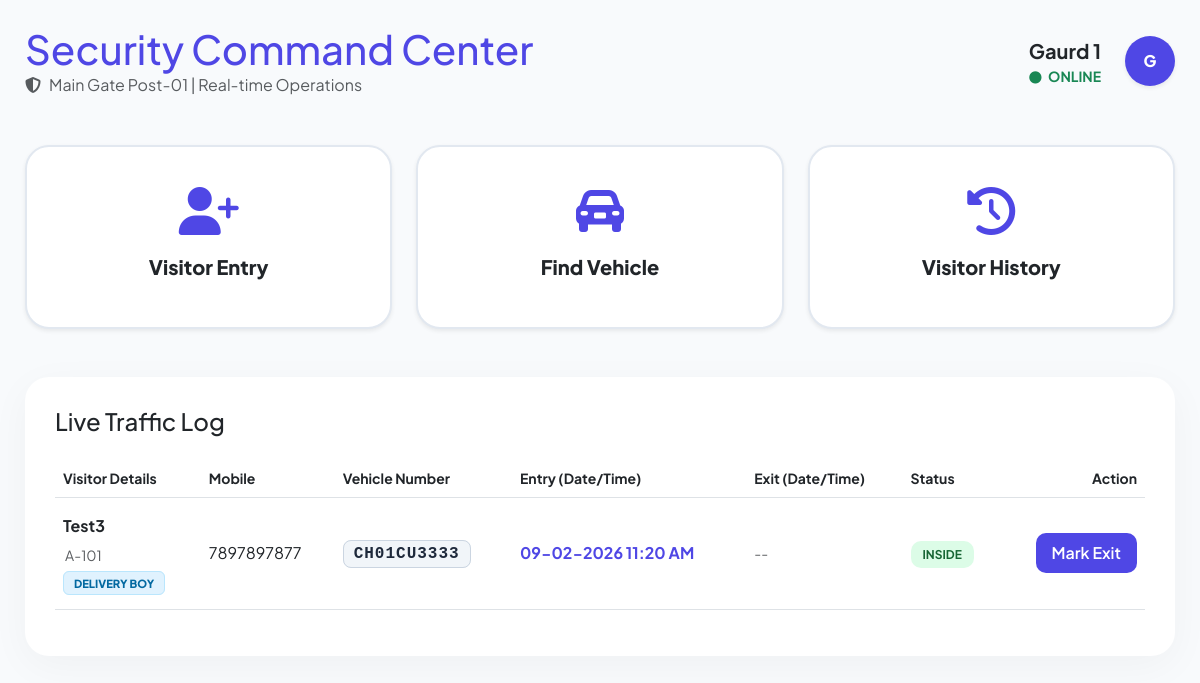
The page /public/security_guard.php (signed in) on the database as committed earlier.
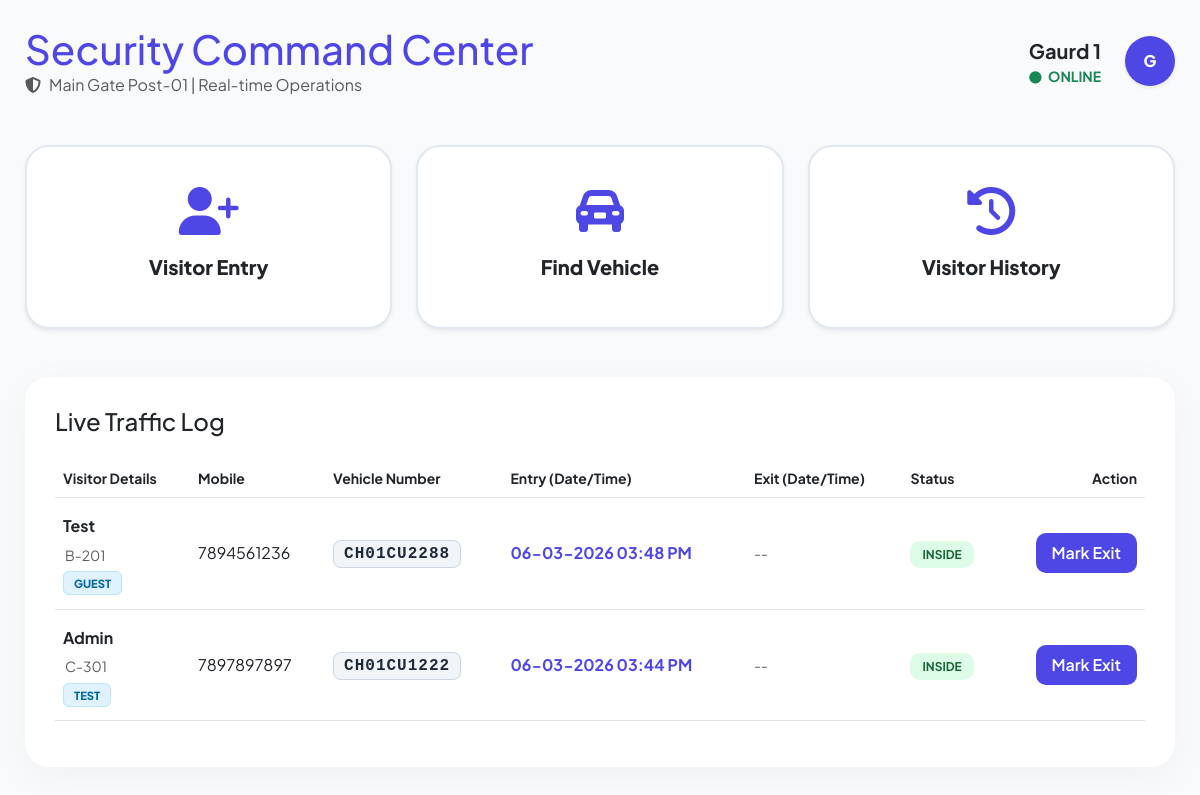
The same page on the database as committed later.
### tables this page shows
CREATE TABLE `visitor_entries` (
  `id` int NOT NULL,
  `visitor_name` varchar(100) NOT NULL,
  `mobile` varchar(15) DEFAULT NULL,
  `vehicle_no` varchar(50) DEFAULT NULL,
  `photo` varchar(255) DEFAULT NULL,
  `flat_id` int NOT NULL,
  `visit_type` enum('Guest','Delivery Boy','Electrician','Plumber','Other') NOT NULL,
  `purpose` varchar(255) DEFAULT NULL,
  `in_time` datetime DEFAULT CURRENT_TIMESTAMP,
  `out_time` datetime DEFAULT NULL
);

CREATE TABLE `flats` (
  `id` int UNSIGNED NOT NULL,
  `flat_number` varchar(255) NOT NULL,
  `floor` int NOT NULL,
  `block_number` varchar(10) NOT NULL,
  `flat_type` varchar(30) NOT NULL,
  `created_at` timestamp NOT NULL DEFAULT CURRENT_TIMESTAMP
);

### public/security_guard.php (the view, shortened to what this page needs)
<?php
require_once __DIR__ . '/../core/config.php';
$guardName = $_SESSION['user_name']
    ?? $_SESSION['name']
    ?? 'Security Guard';
$initials = strtoupper(substr(trim($guardName), 0, 1));
$stmt = $pdo->query("
    SELECT
        v.*,
        f.flat_number,
        f.block_number,
        DATE_FORMAT(v.in_time,'%d-%m-%Y %h:%i %p') AS in_time_fmt,
        DATE_FORMAT(v.out_time,'%d-%m-%Y %h:%i %p') AS out_time_fmt
    FROM visitor_entries v
    LEFT JOIN flats f ON v.flat_id = f.id
    WHERE v.out_time IS NULL
    ORDER BY v.in_time DESC
");
$visitors = $stmt->fetchAll(PDO::FETCH_ASSOC);
?>
<!DOCTYPE html>
<html lang="en">
<head>
    <link rel="stylesheet" href="https://cdnjs.cloudflare.com/ajax/libs/font-awesome/6.5.0/css/all.min.css">
    <link href="https://cdn.jsdelivr.net/npm/bootstrap@5.3.0/dist/css/bootstrap.min.css" rel="stylesheet">
    <link rel="stylesheet" href="https://cdn.datatables.net/1.13.6/css/dataTables.bootstrap5.min.css">
    <link rel="stylesheet" href="../assets/css/styles.css">
</head>
<body>
    <div class="full-width-container">
        <header class="d-flex justify-content-between align-items-center mb-5">
            <div>
                <h1 class="fw-800 m-0" style="color: var(--brand-color);">Security Command Center</h1>
                <p class="text-muted m-0"><i class="fa fa-shield-halved me-2"></i>Main Gate Post-01 | Real-time Operations</p>
            </div>
            <div class="d-flex align-items-center gap-4">
                <div class="text-end d-none d-md-block">
                    <p class="m-0 fw-bold fs-5"><?= htmlspecialchars($guardName) ?></p>
                    <p class="m-0 small text-success fw-bold">
                        <i class="fa fa-circle small me-1"></i> ONLINE
                    </p>
                </div>
                <div class="dropdown">
                    <div class="avatar-circle shadow-sm"
                        data-bs-toggle="dropdown"
                        aria-expanded="false"
                        style="width:50px;height:50px;background:var(--brand-color);color:white;border-radius:50%;display:flex;align-items:center;justify-content:center;font-weight:800;cursor:pointer;">
                        <?= $initials ?>
                    </div>
                </div>
            </div>
        </header>
        <div class="row g-4 mb-5">
            <div class="col-md-4">
                <div class="action-card shadow-sm" data-bs-toggle="modal" data-bs-target="#visitorEntryModal">
                    <i class="fa-solid fa-user-plus"></i>
                    <h5>Visitor Entry</h5>
                </div>
            </div>
            <div class="col-md-4">
                <div class="action-card shadow-sm" data-bs-toggle="modal" data-bs-target="#vehicleFinderModal">
                    <i class="fa-solid fa-car-rear"></i>
                    <h5>Find Vehicle</h5>
                </div>
            </div>
            <div class="col-md-4">
                <div class="action-card shadow-sm" data-bs-toggle="modal" data-bs-target="#visitorHistoryModal">
                    <i class="fa-solid fa-clock-rotate-left"></i>
                    <h5>Visitor History</h5>
                </div>
            </div>
        </div>
        <div class="gate-log-card">
            <h4 class="fw-800 mb-4">Live Traffic Log</h4>
            <div class="table-responsive">
                <table class="table table-hover align-middle" id="visitor-table">
                    <thead class="text-muted small uppercase">
                        <tr>
                            <th>Visitor Details</th>
                            <th>Mobile</th>
                            <th>Vehicle Number</th>
                            <th>Entry (Date/Time)</th>
                            <th>Exit (Date/Time)</th>
                            <th>Status</th>
                            <th class="text-end">Action</th>
                        </tr>
                    </thead>
                    <tbody id="visitorLog">
                        <?php if (!empty($visitors)): ?>
                            <?php foreach ($visitors as $v): ?>
                                <tr>
                                    <td style="padding:12px 8px; line-height:1.8;">
                                        <span class="fw-bold d-block" style="margin:2px 0;">
                                            <?= htmlspecialchars($v['visitor_name']) ?>
                                        </span>
                                        <small class="text-muted d-block" style="margin-left: 2px;">
                                            <?php if (!empty($v['flat_number'])): ?>
                                                <?= htmlspecialchars($v['block_number']) ?>-<?= htmlspecialchars($v['flat_number']) ?>
                                            <?php else: ?>
                                                N/A
                                            <?php endif; ?>
                                        </small>
                                        <?php if (!empty($v['visit_type'])): ?>
                                            <?php if ($v['visit_type'] === 'Other' && !empty($v['purpose'])): ?>
                                                <span class="cat-badge cat-guest">
                                                    <?= htmlspecialchars($v['purpose']) ?>
                                                </span>
                                            <?php else: ?>
                                                <span class="cat-badge cat-guest">
                                                    <?= htmlspecialchars($v['visit_type']) ?>
                                                </span>
                                            <?php endif; ?>
                                        <?php endif; ?>
                                    </td>
                                    <td><?= htmlspecialchars($v['mobile']) ?></td>
                                    <td>
                                        <?php if (!empty($v['vehicle_no'])): ?>
                                            <span class="vehicle-plate-sm">
                                                <?= htmlspecialchars($v['vehicle_no']) ?>
                                            </span>
                                        <?php else: ?>
                                            <span class="text-muted small">N/A</span>
                                        <?php endif; ?>
                                    </td>
                                    <td>
                                        <span class="time-text"><?= $v['in_time_fmt'] ?></span>
                                    </td>
                                    <td>
                                        <?php if ($v['out_time']): ?>
                                            <span class="time-text text-success"><?= $v['out_time_fmt'] ?></span>
                                        <?php else: ?>
                                            <span class="text-muted small">--</span>
                                        <?php endif; ?>
                                    </td>
                                    <td>
                                        <?php if ($v['out_time']): ?>
                                            <span class="badge-gate status-exited">Exited</span>
                                        <?php else: ?>
                                            <span class="badge-gate status-inside">Inside</span>
                                        <?php endif; ?>
                                    </td>
                                    <td class="text-end">
                                        <?php if (!$v['out_time']): ?>
                                            <button
                                                class="checkout-btn"
                                                style="background-color: var(--brand-color);color: white;border-radius: 10px;font-weight: 600; padding: 0.5rem 1rem;border: none;transition: 0.2s;"
                                                data-id="<?= $v['id'] ?>"
                                                data-name="<?= htmlspecialchars($v['visitor_name']) ?>"
                                                data-bs-toggle="modal"
                                                data-bs-target="#checkoutVisitorModal">
                                                Mark Exit
                                            </button>
                                        <?php else: ?>
                                            <span class="badge bg-success">Exited</span>
                                        <?php endif; ?>
                                    </td>
                                </tr>
                            <?php endforeach; ?>
                        <?php endif; ?>
                    </tbody>
                </table>
            </div>
        </div>
    </div>
    <link rel="stylesheet" href="https://cdn.datatables.net/1.13.2/css/dataTables.bootstrap5.min.css">
    <?php include '../resources/layout/footer.php'; ?>

### resources/layout/footer.php (shortened to what this page needs)
</body>
</html>

### assets/css/styles.css (style rules this page uses)
:root { --brand-color: #4F47E5; --brand-hover: #3428b3; --bg-main: #f8fafc; --sidebar-width: 265px; --transition: all 0.3s cubic-bezier(0.4, 0, 0.2, 1); }
body { font-family: 'Plus Jakarta Sans', sans-serif; background-color: var(--bg-main); margin: 0; overflow-x: hidden; }
.avatar-circle { width: 40px; height: 40px; background: var(--brand-color); color: #fff; border-radius: 12px; display: flex; align-items: center; justify-content: center; font-weight: 800; }
.cat-badge, .role-badge, .type-badge, .status-badge, .status-pill { padding: 4px 12px; border-radius: 20px; font-size: 0.75rem; font-weight: 700; text-transform: uppercase; }
.cat-guest, .type-tenant, .role-admin, .tag-info { background: #e0f2fe; color: #0369a1; border: 1px solid #bae6fd; }
.cat-badge { padding: 4px 10px; border-radius: 6px; font-size: 0.7rem; font-weight: 800; text-transform: uppercase; }
.cat-guest { background: #e0f2fe; color: #0369a1; }

### public/security_guard.php (style rules this page uses)
:root { --brand-color: #4F47E5; }
body { font-family: 'Plus Jakarta Sans', sans-serif; background-color: #f8fafc; margin: 0; }
.full-width-container { width: 100%; padding: 25px; }
.action-card { background: #ffffff; border: 2px solid #e2e8f0; border-radius: 24px; padding: 40px 20px; text-align: center; transition: 0.3s; cursor: pointer; height: 100%; }
.action-card i { font-size: 3rem; color: var(--brand-color); margin-bottom: 20px; display: block; }
.action-card h5 { font-weight: 800; font-size: 1.25rem; }
.gate-log-card { border-radius: 24px; background: white; border: none; box-shadow: 0 10px 40px rgba(0, 0, 0, 0.04); padding: 30px; }
.badge-gate { padding: 6px 12px; border-radius: 10px; font-weight: 700; font-size: 0.75rem; text-transform: uppercase; }
.status-inside { background: #dcfce7; color: #166534; }
.vehicle-plate-sm { font-family: monospace; background: #f1f5f9; padding: 4px 10px; border-radius: 8px; border: 1px solid #cbd5e1; font-weight: 800; color: #1e293b; letter-spacing: 1px; }
.time-text { font-weight: 700; color: var(--brand-color); display: block; }

Rows that differ between the two databases and show on the page:
removed visitor_entries: visitor_name "Test3", flat.block_number "A", flat.flat_number "101", visit_type "DELIVERY BOY", mobile "7897897877", vehicle_no "CH01CU3333", in_time_fmt "09-02-2026 11:20 AM", shows "INSIDE"
added visitor_entries: visitor_name "Test", flat.block_number "B", flat.flat_number "201", visit_type "GUEST", mobile "7894561236", vehicle_no "CH01CU2288", in_time_fmt "06-03-2026 03:48 PM", shows "INSIDE"
added visitor_entries: visitor_name "Admin", flat.block_number "C", flat.flat_number "301", purpose "TEST", mobile "7897897897", vehicle_no "CH01CU1222", in_time_fmt "06-03-2026 03:44 PM", shows "INSIDE"
